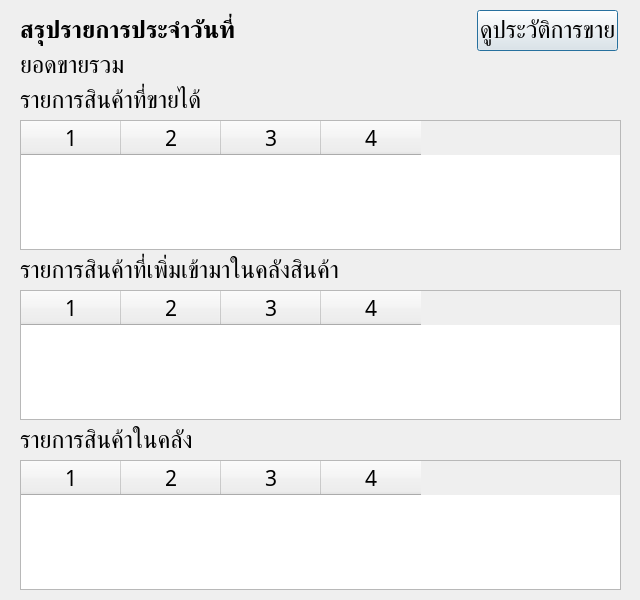
<?xml version="1.0" encoding="UTF-8"?>
<ui version="4.0">
 <class>Dialog</class>
 <widget class="QDialog" name="Dialog">
  <property name="geometry">
   <rect>
    <x>0</x>
    <y>0</y>
    <width>640</width>
    <height>600</height>
   </rect>
  </property>
  <property name="font">
   <font>
    <family>TH SarabunPSK</family>
    <pointsize>18</pointsize>
   </font>
  </property>
  <property name="windowTitle">
   <string>สรุปการขาย</string>
  </property>
  <widget class="QLabel" name="label_date">
   <property name="geometry">
    <rect>
     <x>20</x>
     <y>10</y>
     <width>551</width>
     <height>41</height>
    </rect>
   </property>
   <property name="font">
    <font>
     <family>TH SarabunPSK</family>
     <pointsize>18</pointsize>
     <weight>75</weight>
     <bold>true</bold>
    </font>
   </property>
   <property name="text">
    <string>สรุปรายการประจำวันที่</string>
   </property>
  </widget>
  <widget class="QLabel" name="label_sales">
   <property name="geometry">
    <rect>
     <x>20</x>
     <y>50</y>
     <width>551</width>
     <height>31</height>
    </rect>
   </property>
   <property name="font">
    <font>
     <family>TH SarabunPSK</family>
     <pointsize>18</pointsize>
     <weight>50</weight>
     <bold>false</bold>
    </font>
   </property>
   <property name="text">
    <string>ยอดขายรวม</string>
   </property>
  </widget>
  <widget class="QLabel" name="label_text">
   <property name="geometry">
    <rect>
     <x>20</x>
     <y>80</y>
     <width>551</width>
     <height>41</height>
    </rect>
   </property>
   <property name="font">
    <font>
     <family>TH SarabunPSK</family>
     <pointsize>18</pointsize>
     <weight>50</weight>
     <bold>false</bold>
    </font>
   </property>
   <property name="text">
    <string>รายการสินค้าที่ขายได้</string>
   </property>
  </widget>
  <widget class="QTableWidget" name="table_sales">
   <property name="geometry">
    <rect>
     <x>20</x>
     <y>120</y>
     <width>601</width>
     <height>130</height>
    </rect>
   </property>
   <property name="font">
    <font>
     <family>TH SarabunPSK</family>
     <pointsize>16</pointsize>
    </font>
   </property>
   <property name="editTriggers">
    <set>QAbstractItemView::NoEditTriggers</set>
   </property>
   <property name="selectionMode">
    <enum>QAbstractItemView::SingleSelection</enum>
   </property>
   <property name="selectionBehavior">
    <enum>QAbstractItemView::SelectRows</enum>
   </property>
   <property name="sortingEnabled">
    <bool>true</bool>
   </property>
   <property name="columnCount">
    <number>4</number>
   </property>
   <column/>
   <column/>
   <column/>
   <column/>
  </widget>
  <widget class="QLabel" name="label_text_2">
   <property name="geometry">
    <rect>
     <x>20</x>
     <y>250</y>
     <width>551</width>
     <height>41</height>
    </rect>
   </property>
   <property name="font">
    <font>
     <family>TH SarabunPSK</family>
     <pointsize>18</pointsize>
     <weight>50</weight>
     <bold>false</bold>
    </font>
   </property>
   <property name="text">
    <string>รายการสินค้าที่เพิ่มเข้ามาในคลังสินค้า</string>
   </property>
  </widget>
  <widget class="QTableWidget" name="table_add">
   <property name="geometry">
    <rect>
     <x>20</x>
     <y>290</y>
     <width>601</width>
     <height>130</height>
    </rect>
   </property>
   <property name="font">
    <font>
     <family>TH SarabunPSK</family>
     <pointsize>16</pointsize>
    </font>
   </property>
   <property name="editTriggers">
    <set>QAbstractItemView::NoEditTriggers</set>
   </property>
   <property name="selectionMode">
    <enum>QAbstractItemView::SingleSelection</enum>
   </property>
   <property name="selectionBehavior">
    <enum>QAbstractItemView::SelectRows</enum>
   </property>
   <property name="sortingEnabled">
    <bool>true</bool>
   </property>
   <property name="columnCount">
    <number>4</number>
   </property>
   <column/>
   <column/>
   <column/>
   <column/>
  </widget>
  <widget class="QLabel" name="label_text_3">
   <property name="geometry">
    <rect>
     <x>20</x>
     <y>420</y>
     <width>551</width>
     <height>41</height>
    </rect>
   </property>
   <property name="font">
    <font>
     <family>TH SarabunPSK</family>
     <pointsize>18</pointsize>
     <weight>50</weight>
     <bold>false</bold>
    </font>
   </property>
   <property name="text">
    <string>รายการสินค้าในคลัง</string>
   </property>
  </widget>
  <widget class="QTableWidget" name="table_stock">
   <property name="geometry">
    <rect>
     <x>20</x>
     <y>460</y>
     <width>601</width>
     <height>130</height>
    </rect>
   </property>
   <property name="font">
    <font>
     <family>TH SarabunPSK</family>
     <pointsize>16</pointsize>
    </font>
   </property>
   <property name="editTriggers">
    <set>QAbstractItemView::NoEditTriggers</set>
   </property>
   <property name="selectionMode">
    <enum>QAbstractItemView::SingleSelection</enum>
   </property>
   <property name="selectionBehavior">
    <enum>QAbstractItemView::SelectRows</enum>
   </property>
   <property name="sortingEnabled">
    <bool>true</bool>
   </property>
   <property name="columnCount">
    <number>4</number>
   </property>
   <column/>
   <column/>
   <column/>
   <column/>
  </widget>
  <widget class="QPushButton" name="history_button">
   <property name="geometry">
    <rect>
     <x>477</x>
     <y>10</y>
     <width>141</width>
     <height>41</height>
    </rect>
   </property>
   <property name="font">
    <font>
     <family>TH SarabunPSK</family>
     <pointsize>18</pointsize>
    </font>
   </property>
   <property name="text">
    <string>ดูประวัติการขาย</string>
   </property>
  </widget>
 </widget>
 <resources/>
 <connections/>
</ui>
